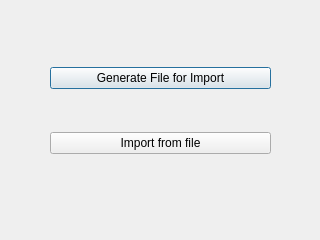
<?xml version="1.0" encoding="UTF-8"?>
<ui version="4.0">
 <class>Dialog</class>
 <widget class="QDialog" name="Dialog">
  <property name="geometry">
   <rect>
    <x>0</x>
    <y>0</y>
    <width>320</width>
    <height>240</height>
   </rect>
  </property>
  <property name="windowTitle">
   <string>Dialog</string>
  </property>
  <widget class="QWidget" name="verticalLayoutWidget">
   <property name="geometry">
    <rect>
     <x>50</x>
     <y>30</y>
     <width>221</width>
     <height>161</height>
    </rect>
   </property>
   <layout class="QVBoxLayout" name="verticalLayout">
    <item>
     <widget class="QPushButton" name="genFileImport">
      <property name="text">
       <string>Generate File for Import</string>
      </property>
     </widget>
    </item>
    <item>
     <widget class="QPushButton" name="pushButton_2">
      <property name="text">
       <string>Import from file</string>
      </property>
     </widget>
    </item>
   </layout>
  </widget>
 </widget>
 <resources/>
 <connections/>
</ui>
